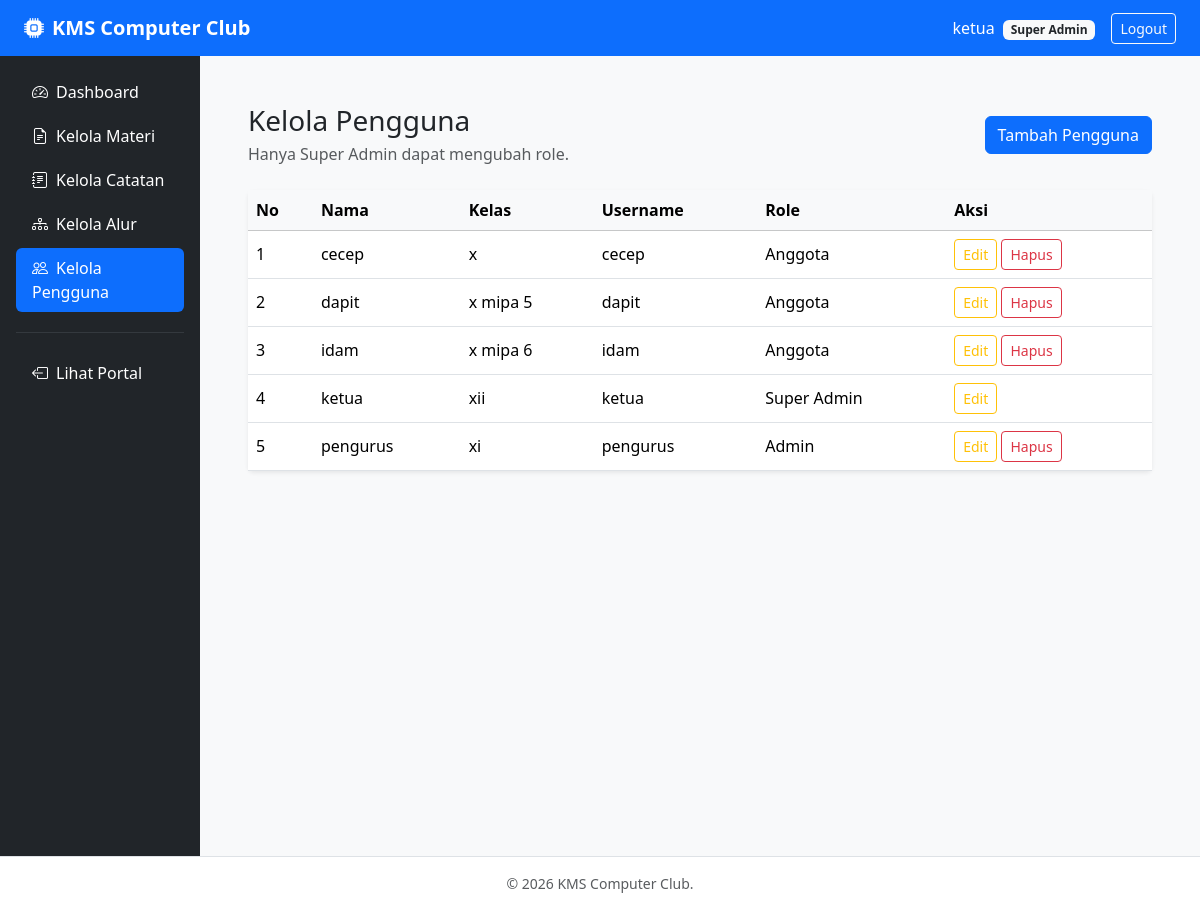
Screenshot of /admin/user_management.php (signed in) with the database file from the repository.
### tables this page shows
CREATE TABLE `pengguna` (
  `id_user` int(11) NOT NULL,
  `nama_lengkap` varchar(150) NOT NULL,
  `kelas` varchar(50) NOT NULL,
  `username` varchar(100) NOT NULL,
  `password` varchar(255) NOT NULL,
  `kartu_pelajar` varchar(255) DEFAULT NULL,
  `status_akun` enum('Pending','Aktif','Ditolak') DEFAULT 'Pending',
  `alasan_masuk` text DEFAULT NULL,
  `role` enum('Super Admin','Admin','Anggota') NOT NULL DEFAULT 'Anggota'
);

### admin/user_management.php (the view, shortened to what this page needs)
<?php
require_once '../config/koneksi.php';
$users = $conn->query(
    'SELECT id_user, nama_lengkap, kelas, username, role
     FROM PENGGUNA
     ORDER BY nama_lengkap'
)->fetchAll();
include '../includes/header.php';
include '../includes/sidebar.php';
?>
<div class="d-flex justify-content-between align-items-center mb-4">
    <div>
        <h1 class="h3 mb-1">Kelola Pengguna</h1>
        <p class="text-muted mb-0">Hanya Super Admin dapat mengubah role.</p>
    </div>
    <button class="btn btn-primary" data-bs-toggle="modal" data-bs-target="#create">Tambah Pengguna</button>
</div>
<div class="card border-0 shadow-sm">
    <div class="table-responsive">
        <table class="table table-hover align-middle mb-0">
            <thead class="table-light">
                <tr>
                    <th>No</th>
                    <th>Nama</th>
                    <th>Kelas</th>
                    <th>Username</th>
                    <th>Role</th>
                    <th>Aksi</th>
                </tr>
            </thead>
            <tbody>
                <?php foreach ($users as $i => $u): ?>
                    <tr>
                        <td><?= $i + 1 ?></td>
                        <td><?= htmlspecialchars($u['nama_lengkap']) ?></td>
                        <td><?= htmlspecialchars($u['kelas']) ?></td>
                        <td><?= htmlspecialchars($u['username']) ?></td>
                        <td><?= htmlspecialchars($u['role']) ?></td>
                        <td>
                            <button class="btn btn-sm btn-outline-warning" data-bs-toggle="modal" data-bs-target="#edit<?= $u['id_user'] ?>">Edit</button>
                            <?php if ($u['id_user'] != $_SESSION['id_user']): ?>
                                <a class="btn btn-sm btn-outline-danger" onclick="return confirm('Hapus pengguna ini?')" href="proses_user.php?action=delete&id=<?= $u['id_user'] ?>">Hapus</a>
                            <?php endif; ?>
                        </td>
                    </tr>
                <?php endforeach; ?>
            </tbody>
        </table>
    </div>
</div>
<?php include '../includes/footer.php'; ?>

### rows the page displays
pengguna: nama_lengkap "cecep", kelas "x", username "cecep", role "Anggota"
pengguna: nama_lengkap "dapit", kelas "x mipa 5", username "dapit", role "Anggota"
pengguna: nama_lengkap "idam", kelas "x mipa 6", username "idam", role "Anggota"
pengguna: nama_lengkap "ketua", kelas "xii", username "ketua", role "Super Admin"
pengguna: nama_lengkap "pengurus", kelas "xi", username "pengurus", role "Admin"

### other values shown
$_SESSION['nama_lengkap'] "ketua"
$_SESSION['role'] "Super Admin"
